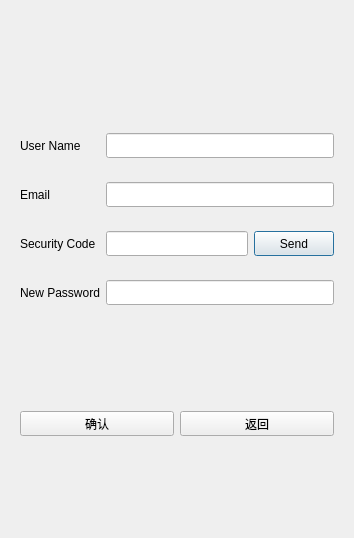
<?xml version="1.0" encoding="UTF-8"?>
<ui version="4.0">
 <class>ResetDialog</class>
 <widget class="QDialog" name="ResetDialog">
  <property name="geometry">
   <rect>
    <x>0</x>
    <y>0</y>
    <width>354</width>
    <height>538</height>
   </rect>
  </property>
  <property name="windowTitle">
   <string>Dialog</string>
  </property>
  <layout class="QVBoxLayout" name="verticalLayout">
   <item>
    <spacer name="verticalSpacer">
     <property name="orientation">
      <enum>Qt::Vertical</enum>
     </property>
     <property name="sizeHint" stdset="0">
      <size>
       <width>20</width>
       <height>40</height>
      </size>
     </property>
    </spacer>
   </item>
   <item>
    <widget class="QLabel" name="err_tip">
     <property name="minimumSize">
      <size>
       <width>0</width>
       <height>25</height>
      </size>
     </property>
     <property name="maximumSize">
      <size>
       <width>16777215</width>
       <height>25</height>
      </size>
     </property>
     <property name="text">
      <string/>
     </property>
     <property name="alignment">
      <set>Qt::AlignCenter</set>
     </property>
    </widget>
   </item>
   <item>
    <widget class="QWidget" name="widget" native="true">
     <layout class="QHBoxLayout" name="horizontalLayout">
      <item>
       <widget class="QLabel" name="user_lb">
        <property name="minimumSize">
         <size>
          <width>80</width>
          <height>25</height>
         </size>
        </property>
        <property name="maximumSize">
         <size>
          <width>80</width>
          <height>25</height>
         </size>
        </property>
        <property name="text">
         <string>User Name</string>
        </property>
       </widget>
      </item>
      <item>
       <widget class="QLineEdit" name="user_edit">
        <property name="minimumSize">
         <size>
          <width>0</width>
          <height>25</height>
         </size>
        </property>
        <property name="maximumSize">
         <size>
          <width>16777215</width>
          <height>25</height>
         </size>
        </property>
       </widget>
      </item>
     </layout>
    </widget>
   </item>
   <item>
    <widget class="QWidget" name="widget_2" native="true">
     <layout class="QHBoxLayout" name="horizontalLayout_2">
      <item>
       <widget class="QLabel" name="email_lb">
        <property name="minimumSize">
         <size>
          <width>80</width>
          <height>25</height>
         </size>
        </property>
        <property name="maximumSize">
         <size>
          <width>80</width>
          <height>25</height>
         </size>
        </property>
        <property name="text">
         <string>Email</string>
        </property>
       </widget>
      </item>
      <item>
       <widget class="QLineEdit" name="email_edit">
        <property name="minimumSize">
         <size>
          <width>0</width>
          <height>25</height>
         </size>
        </property>
        <property name="maximumSize">
         <size>
          <width>16777215</width>
          <height>25</height>
         </size>
        </property>
       </widget>
      </item>
     </layout>
    </widget>
   </item>
   <item>
    <widget class="QWidget" name="widget_3" native="true">
     <layout class="QHBoxLayout" name="horizontalLayout_3">
      <item>
       <widget class="QLabel" name="varify_lb">
        <property name="minimumSize">
         <size>
          <width>80</width>
          <height>25</height>
         </size>
        </property>
        <property name="maximumSize">
         <size>
          <width>80</width>
          <height>25</height>
         </size>
        </property>
        <property name="text">
         <string>Security Code</string>
        </property>
       </widget>
      </item>
      <item>
       <widget class="QLineEdit" name="varify_edit">
        <property name="minimumSize">
         <size>
          <width>0</width>
          <height>25</height>
         </size>
        </property>
        <property name="maximumSize">
         <size>
          <width>16777215</width>
          <height>25</height>
         </size>
        </property>
       </widget>
      </item>
      <item>
       <widget class="TimerBtn" name="varify_btn">
        <property name="minimumSize">
         <size>
          <width>0</width>
          <height>25</height>
         </size>
        </property>
        <property name="maximumSize">
         <size>
          <width>16777215</width>
          <height>25</height>
         </size>
        </property>
        <property name="text">
         <string>Send</string>
        </property>
       </widget>
      </item>
     </layout>
    </widget>
   </item>
   <item>
    <widget class="QWidget" name="widget_4" native="true">
     <layout class="QHBoxLayout" name="horizontalLayout_4">
      <item>
       <widget class="QLabel" name="pwd_lb">
        <property name="minimumSize">
         <size>
          <width>80</width>
          <height>25</height>
         </size>
        </property>
        <property name="maximumSize">
         <size>
          <width>80</width>
          <height>25</height>
         </size>
        </property>
        <property name="text">
         <string>New Password</string>
        </property>
       </widget>
      </item>
      <item>
       <widget class="QLineEdit" name="pwd_edit">
        <property name="minimumSize">
         <size>
          <width>0</width>
          <height>25</height>
         </size>
        </property>
        <property name="maximumSize">
         <size>
          <width>16777215</width>
          <height>25</height>
         </size>
        </property>
       </widget>
      </item>
     </layout>
    </widget>
   </item>
   <item>
    <spacer name="verticalSpacer_2">
     <property name="orientation">
      <enum>Qt::Vertical</enum>
     </property>
     <property name="sizeHint" stdset="0">
      <size>
       <width>20</width>
       <height>40</height>
      </size>
     </property>
    </spacer>
   </item>
   <item>
    <widget class="QWidget" name="widget_5" native="true">
     <layout class="QHBoxLayout" name="horizontalLayout_5">
      <item>
       <widget class="QPushButton" name="sure_btn">
        <property name="minimumSize">
         <size>
          <width>0</width>
          <height>25</height>
         </size>
        </property>
        <property name="maximumSize">
         <size>
          <width>16777215</width>
          <height>25</height>
         </size>
        </property>
        <property name="text">
         <string>确认</string>
        </property>
       </widget>
      </item>
      <item>
       <widget class="QPushButton" name="return_btn">
        <property name="minimumSize">
         <size>
          <width>0</width>
          <height>25</height>
         </size>
        </property>
        <property name="maximumSize">
         <size>
          <width>16777215</width>
          <height>25</height>
         </size>
        </property>
        <property name="text">
         <string>返回</string>
        </property>
       </widget>
      </item>
     </layout>
    </widget>
   </item>
   <item>
    <spacer name="verticalSpacer_3">
     <property name="orientation">
      <enum>Qt::Vertical</enum>
     </property>
     <property name="sizeHint" stdset="0">
      <size>
       <width>20</width>
       <height>40</height>
      </size>
     </property>
    </spacer>
   </item>
  </layout>
 </widget>
 <customwidgets>
  <customwidget>
   <class>TimerBtn</class>
   <extends>QPushButton</extends>
   <header location="global">timerbtn.h</header>
  </customwidget>
 </customwidgets>
 <resources/>
 <connections/>
</ui>
